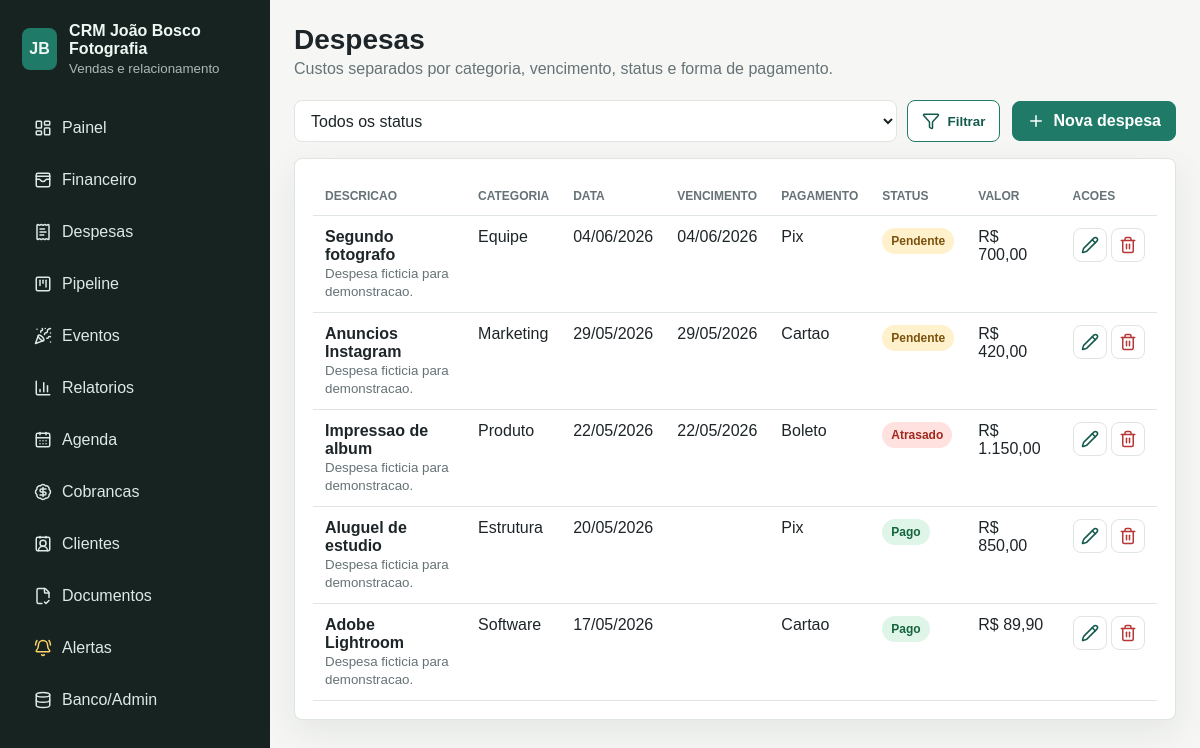
The page /despesas/ on the database as committed earlier.
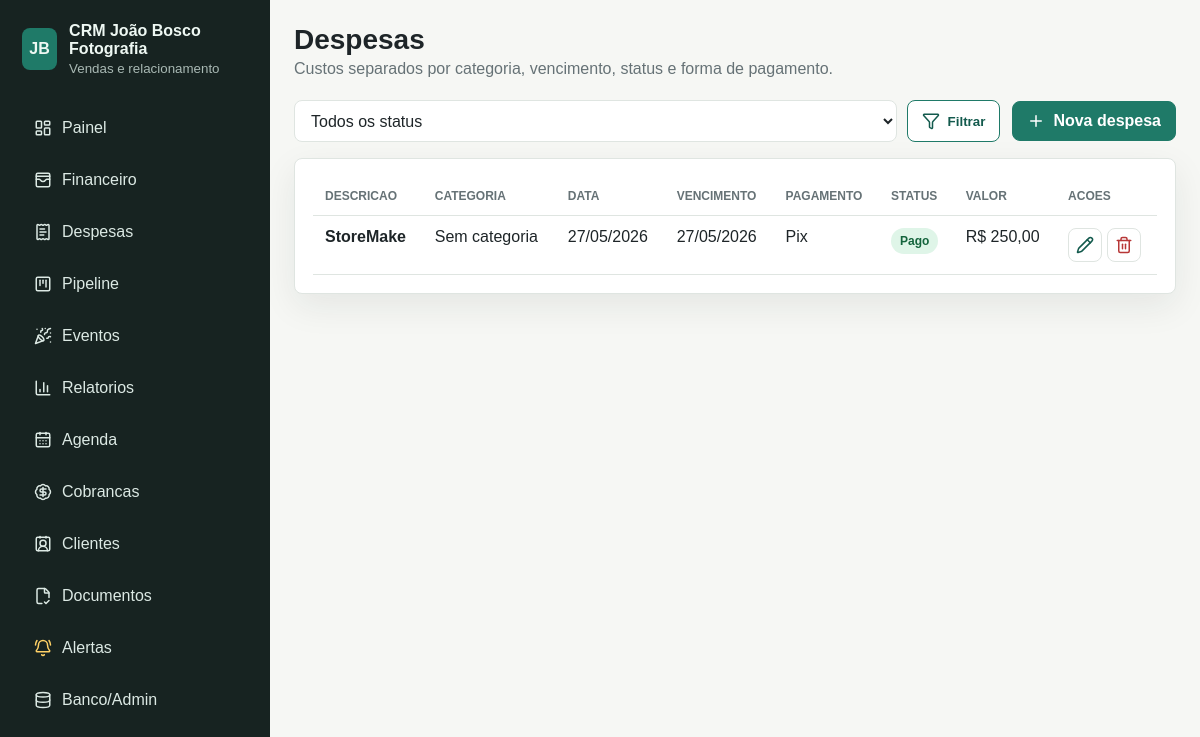
The same page on the database as committed later.
### crm/models.py (models this page shows, shortened)
class Despesa(models.Model):
    STATUS_CHOICES = [
        ("pendente", "Pendente"),
        ("pago", "Pago"),
        ("atrasado", "Atrasado"),
    ]
    FORMA_CHOICES = Venda.FORMA_CHOICES
    descricao = models.CharField(max_length=160)
    categoria = models.CharField(max_length=90, blank=True)
    valor = models.DecimalField(max_digits=10, decimal_places=2)
    data = models.DateField(default=timezone.localdate)
    vencimento = models.DateField(null=True, blank=True)
    status = models.CharField(max_length=20, choices=STATUS_CHOICES, default="pendente")
    forma_pagamento = models.CharField(max_length=20, choices=FORMA_CHOICES, default="pix")
    observacoes = models.TextField(blank=True)
    criado_em = models.DateTimeField(auto_now_add=True)
    class Meta:
        ordering = ["-data", "-id"]

### crm/views.py (the view)
# urls.py: path("despesas/", views.despesas, name="despesas"),
def despesas(request):
    status = request.GET.get("status", "")
    despesas_qs = Despesa.objects.all()
    if status:
        despesas_qs = despesas_qs.filter(status=status)
    return render(request, "crm/despesas.html", {"despesas": despesas_qs, "status": status})

### crm/templatetags/crm_format.py (called while the page is built)
@register.filter
def brl(valor):
    try:
        numero = Decimal(valor or 0)
    except (InvalidOperation, TypeError, ValueError):
        numero = Decimal("0")
    texto = f"{numero:,.2f}"
    texto = texto.replace(",", "X").replace(".", ",").replace("X", ".")
    return f"R$ {texto}"

### templates/crm/despesas.html (shortened to what this page needs)
{% extends "base.html" %}
{% load crm_format %}
{% block page_title %}Despesas{% endblock %}
{% block page_subtitle %}Custos separados por categoria, vencimento, status e forma de pagamento.{% endblock %}
{% block content %}
<section class="toolbar">
  <form class="search" method="get">
    <select name="status">
      <option value="">Todos os status</option>
    </select>
    <button class="button ghost" type="submit"><i data-lucide="filter"></i>Filtrar</button>
  </form>
  <a class="button" href="{% url 'despesa_nova' %}"><i data-lucide="plus"></i>Nova despesa</a>
</section>
<section class="panel">
  <div class="table-wrap">
    <table>
      <thead><tr><th>Descricao</th><th>Categoria</th><th>Data</th><th>Vencimento</th><th>Pagamento</th><th>Status</th><th>Valor</th><th>Acoes</th></tr></thead>
      <tbody>
        {% for despesa in despesas %}
          <tr>
            <td><strong>{{ despesa.descricao }}</strong><br><small>{{ despesa.observacoes }}</small></td>
            <td>{{ despesa.categoria|default:"Sem categoria" }}</td>
            <td>{{ despesa.data|date:"d/m/Y" }}</td>
            <td>{{ despesa.vencimento|date:"d/m/Y" }}</td>
            <td>{{ despesa.get_forma_pagamento_display }}</td>
            <td><span class="badge {{ despesa.status }}">{{ despesa.get_status_display }}</span></td>
            <td>{{ despesa.valor|brl }}</td>
            <td class="actions">
              <a class="icon-link" href="{% url 'despesa_editar' despesa.pk %}" title="Editar"><i data-lucide="pencil"></i></a>
              <a class="icon-link danger" href="{% url 'despesa_excluir' despesa.pk %}" title="Excluir"><i data-lucide="trash-2"></i></a>
            </td>
          </tr>
        {% empty %}
          <tr><td colspan="8">Nenhuma despesa cadastrada.</td></tr>
        {% endfor %}
      </tbody>
    </table>
  </div>
</section>
{% endblock %}

Rows that differ between the two databases and show on the page:
removed Despesa: descricao "Segundo fotografo", observacoes "Despesa ficticia para demonstracao.", categoria "Equipe", data "04/06/2026", vencimento "04/06/2026", forma_pagamento "Pix", status "Pendente", valor|brl "R$ 700,00"
removed Despesa: descricao "Anuncios Instagram", observacoes "Despesa ficticia para demonstracao.", categoria "Marketing", data "29/05/2026", vencimento "29/05/2026", forma_pagamento "Cartao", status "Pendente", valor|brl "R$ 420,00"
removed Despesa: descricao "Impressao de album", observacoes "Despesa ficticia para demonstracao.", categoria "Produto", data "22/05/2026", vencimento "22/05/2026", forma_pagamento "Boleto", status "Atrasado", valor|brl "R$ 1.150,00"
removed Despesa: descricao "Aluguel de estudio", observacoes "Despesa ficticia para demonstracao.", categoria "Estrutura", data "20/05/2026", forma_pagamento "Pix", status "Pago", valor|brl "R$ 850,00"
removed Despesa: descricao "Adobe Lightroom", observacoes "Despesa ficticia para demonstracao.", categoria "Software", data "17/05/2026", forma_pagamento "Cartao", status "Pago", valor|brl "R$ 89,90"
added Despesa: descricao "StoreMake", categoria "Sem categoria", data "27/05/2026", vencimento "27/05/2026", forma_pagamento "Pix", status "Pago", valor|brl "R$ 250,00"
